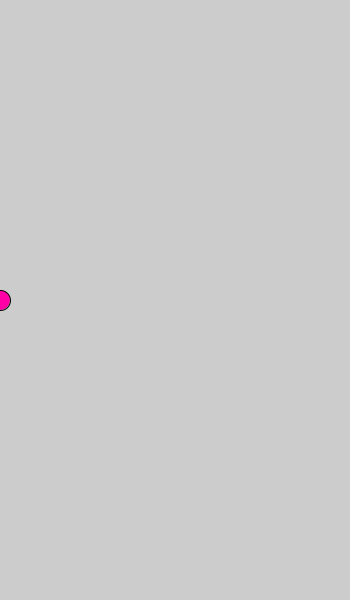
Frame 1 (no input)
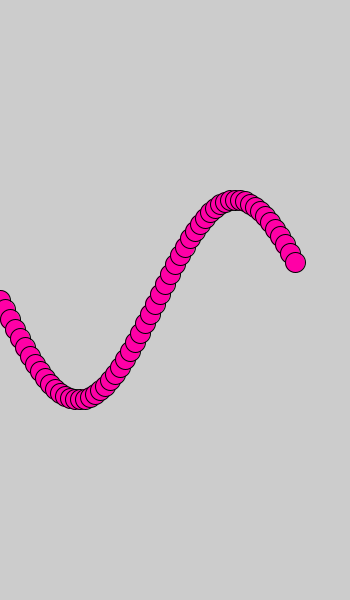
Frame 60 (the mouse pressed at the canvas centre just before this capture)
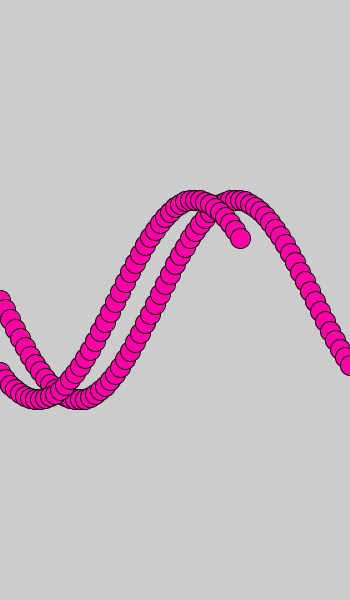
Frame 120 (the mouse held since frame 60 and released just before this capture)

The Processing sketch that drew these frames (run headless with seeded random() and noise(); from frame 60 on, the mouse is pressed at the canvas centre):

// Processing sketch: processing_95068
// ── processing_95068.pde

float xOff = 0;
float incrementer = 0; 
void setup () {
  
  size (350,600);
  smooth();
}

void draw() {
  //background (200);
  fill (255,0,166);
  float yOff = sin (incrementer* 2) * 100;
  //float xOff = cos (incrementer *2)*100;
  ellipse (xOff, 300 + yOff,20,20);
  
  println (sin(incrementer)* 50);
  incrementer += .05;
  xOff +=5;
  if (xOff > width) xOff =0;
}
